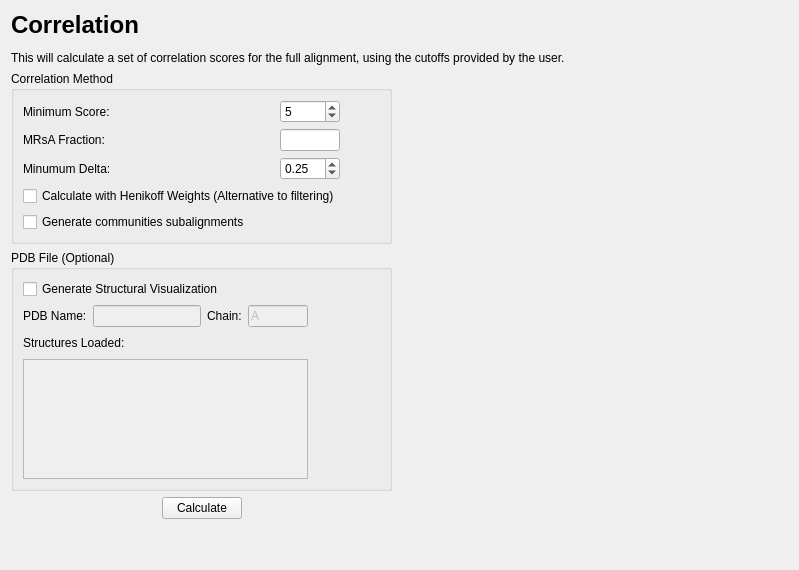
      <widget class="QWidget" name="page_6">
       <layout class="QGridLayout" name="gridLayout_10">
        <item row="0" column="0" colspan="2">
         <widget class="QLabel" name="label_23">
          <property name="text">
           <string>&lt;html&gt;&lt;head/&gt;&lt;body&gt;&lt;p&gt;&lt;span style=&quot; font-size:xx-large; font-weight:600;&quot;&gt;Correlation&lt;/span&gt;&lt;/p&gt;&lt;p&gt;This will calculate a set of correlation scores for the full alignment, using the cutoffs provided by the user. &lt;/p&gt;&lt;/body&gt;&lt;/html&gt;</string>
          </property>
          <property name="wordWrap">
           <bool>true</bool>
          </property>
         </widget>
        </item>
        <item row="1" column="0">
         <layout class="QVBoxLayout" name="verticalLayout_54">
          <item>
           <widget class="QGroupBox" name="groupBox_7">
            <property name="title">
             <string>Correlation Method</string>
            </property>
            <layout class="QHBoxLayout" name="horizontalLayout_63">
             <item>
              <layout class="QVBoxLayout" name="verticalLayout_6">
               <item>
                <layout class="QHBoxLayout" name="horizontalLayout_20">
                 <item>
                  <widget class="QLabel" name="label_24">
                   <property name="text">
                    <string>Minimum Score:</string>
                   </property>
                  </widget>
                 </item>
                 <item>
                  <widget class="QSpinBox" name="txtMinScore">
                   <property name="maximumSize">
                    <size>
                     <width>60</width>
                     <height>16777215</height>
                    </size>
                   </property>
                   <property name="maximum">
                    <number>999</number>
                   </property>
                   <property name="value">
                    <number>5</number>
                   </property>
                  </widget>
                 </item>
                </layout>
               </item>
               <item>
                <layout class="QHBoxLayout" name="horizontalLayout_21">
                 <item>
                  <widget class="QLabel" name="label_25">
                   <property name="text">
                    <string>MRsA Fraction:</string>
                   </property>
                  </widget>
                 </item>
                 <item>
                  <widget class="QLineEdit" name="txtMinssFraction">
                   <property name="maximumSize">
                    <size>
                     <width>60</width>
                     <height>27</height>
                    </size>
                   </property>
                  </widget>
                 </item>
                </layout>
               </item>
               <item>
                <layout class="QHBoxLayout" name="horizontalLayout_22">
                 <item>
                  <widget class="QLabel" name="label_26">
                   <property name="text">
                    <string>Minumum Delta:</string>
                   </property>
                  </widget>
                 </item>
                 <item>
                  <widget class="QDoubleSpinBox" name="txtMinDeltaFreq">
                   <property name="maximumSize">
                    <size>
                     <width>60</width>
                     <height>16777215</height>
                    </size>
                   </property>
                   <property name="minimum">
                    <double>0.010000000000000</double>
                   </property>
                   <property name="maximum">
                    <double>0.900000000000000</double>
                   </property>
                   <property name="singleStep">
                    <double>0.010000000000000</double>
                   </property>
                   <property name="value">
                    <double>0.250000000000000</double>
                   </property>
                  </widget>
                 </item>
                </layout>
               </item>
               <item>
                <widget class="QCheckBox" name="chkAppyWeight">
                 <property name="text">
                  <string>Calculate with Henikoff Weights (Alternative to filtering)</string>
                 </property>
                </widget>
               </item>
               <item>
                <widget class="QCheckBox" name="chkComm2Align">
                 <property name="text">
                  <string>Generate communities subalignments</string>
                 </property>
                </widget>
               </item>
              </layout>
             </item>
             <item>
              <spacer name="horizontalSpacer_45">
               <property name="orientation">
                <enum>Qt::Horizontal</enum>
               </property>
               <property name="sizeHint" stdset="0">
                <size>
                 <width>40</width>
                 <height>20</height>
                </size>
               </property>
              </spacer>
             </item>
            </layout>
           </widget>
          </item>
          <item>
           <widget class="QGroupBox" name="groupBox_8">
            <property name="title">
             <string>PDB File (Optional)</string>
            </property>
            <layout class="QHBoxLayout" name="horizontalLayout_62">
             <item>
              <layout class="QVBoxLayout" name="verticalLayout_8">
               <item>
                <widget class="QCheckBox" name="chkCommVisualization">
                 <property name="text">
                  <string>Generate Structural Visualization</string>
                 </property>
                </widget>
               </item>
               <item>
                <layout class="QHBoxLayout" name="horizontalLayout_45">
                 <item>
                  <widget class="QLabel" name="label_66">
                   <property name="text">
                    <string>PDB Name:</string>
                   </property>
                  </widget>
                 </item>
                 <item>
                  <widget class="QLineEdit" name="txtPDBName_2">
                   <property name="enabled">
                    <bool>false</bool>
                   </property>
                   <property name="readOnly">
                    <bool>true</bool>
                   </property>
                  </widget>
                 </item>
                 <item>
                  <widget class="QLabel" name="label_15">
                   <property name="text">
                    <string>Chain:</string>
                   </property>
                  </widget>
                 </item>
                 <item>
                  <widget class="QLineEdit" name="txtChain_2">
                   <property name="enabled">
                    <bool>false</bool>
                   </property>
                   <property name="maximumSize">
                    <size>
                     <width>60</width>
                     <height>16777215</height>
                    </size>
                   </property>
                   <property name="text">
                    <string>A</string>
                   </property>
                   <property name="readOnly">
                    <bool>true</bool>
                   </property>
                  </widget>
                 </item>
                </layout>
               </item>
               <item>
                <layout class="QHBoxLayout" name="horizontalLayout_46">
                 <item>
                  <widget class="QLabel" name="label_67">
                   <property name="text">
                    <string>Structures Loaded:</string>
                   </property>
                  </widget>
                 </item>
                 <item>
                  <spacer name="horizontalSpacer_22">
                   <property name="orientation">
                    <enum>Qt::Horizontal</enum>
                   </property>
                   <property name="sizeHint" stdset="0">
                    <size>
                     <width>40</width>
                     <height>20</height>
                    </size>
                   </property>
                  </spacer>
                 </item>
                </layout>
               </item>
               <item>
                <widget class="QListWidget" name="lstPDBsLoaded_2">
                 <property name="enabled">
                  <bool>false</bool>
                 </property>
                 <property name="maximumSize">
                  <size>
                   <width>16777215</width>
                   <height>120</height>
                  </size>
                 </property>
                </widget>
               </item>
              </layout>
             </item>
             <item>
              <spacer name="horizontalSpacer_79">
               <property name="orientation">
                <enum>Qt::Horizontal</enum>
               </property>
               <property name="sizeHint" stdset="0">
                <size>
                 <width>40</width>
                 <height>20</height>
                </size>
               </property>
              </spacer>
             </item>
            </layout>
           </widget>
          </item>
          <item>
           <layout class="QHBoxLayout" name="horizontalLayout_43">
            <item>
             <spacer name="horizontalSpacer_20">
              <property name="orientation">
               <enum>Qt::Horizontal</enum>
              </property>
              <property name="sizeHint" stdset="0">
               <size>
                <width>40</width>
                <height>20</height>
               </size>
              </property>
             </spacer>
            </item>
            <item>
             <widget class="QPushButton" name="cmdCorrelation">
              <property name="text">
               <string>Calculate</string>
              </property>
             </widget>
            </item>
            <item>
             <spacer name="horizontalSpacer_21">
              <property name="orientation">
               <enum>Qt::Horizontal</enum>
              </property>
              <property name="sizeHint" stdset="0">
               <size>
                <width>40</width>
                <height>20</height>
               </size>
              </property>
             </spacer>
            </item>
           </layout>
          </item>
          <item>
           <spacer name="verticalSpacer_13">
            <property name="orientation">
             <enum>Qt::Vertical</enum>
            </property>
            <property name="sizeHint" stdset="0">
             <size>
              <width>20</width>
              <height>40</height>
             </size>
            </property>
           </spacer>
          </item>
         </layout>
        </item>
        <item row="1" column="1">
         <spacer name="horizontalSpacer_80">
          <property name="orientation">
           <enum>Qt::Horizontal</enum>
          </property>
          <property name="sizeHint" stdset="0">
           <size>
            <width>390</width>
            <height>20</height>
           </size>
          </property>
         </spacer>
        </item>
       </layout>
      </widget>
